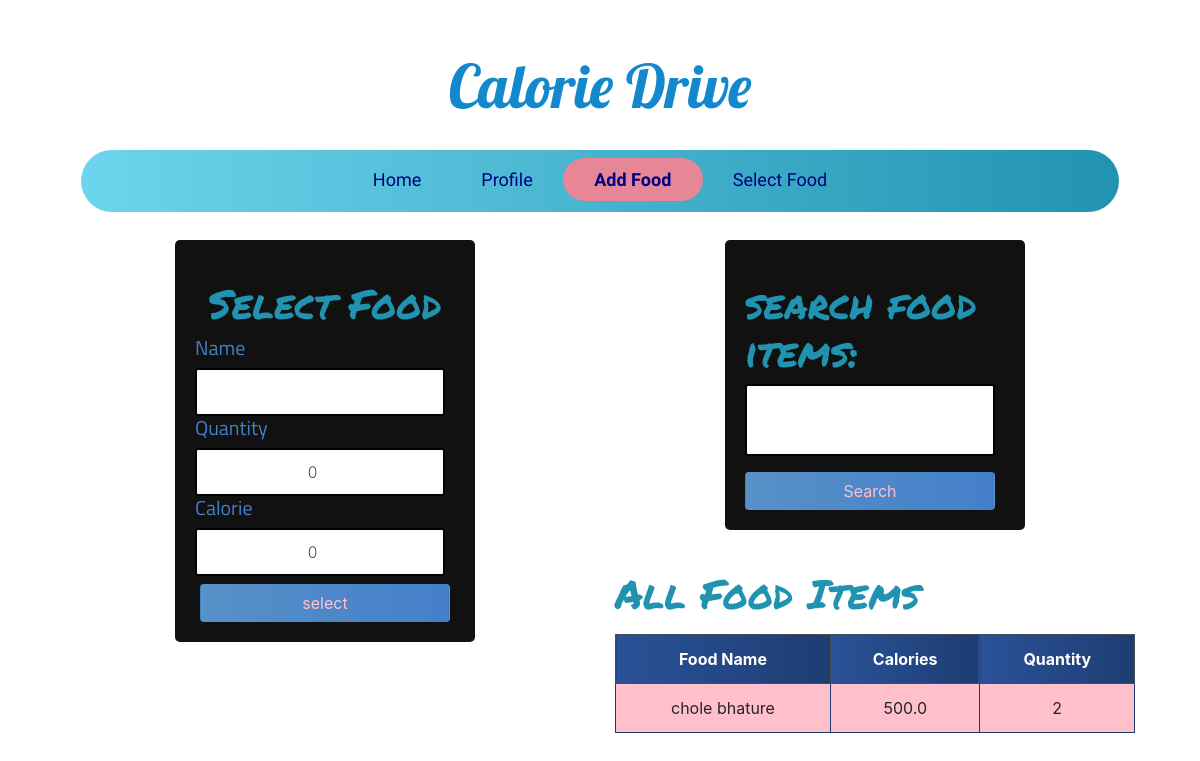
/add_food/ (signed in), run on the app's committed database.
### calories/models.py (models this page shows, shortened)
class Food(models.Model):
	name = models.CharField(max_length=200 ,null=False)
	quantity = models.PositiveIntegerField(null=False,default=0)
	calorie = models.FloatField(null=False,default=0)
	person_of = models.ForeignKey(User,null=True,on_delete=models.CASCADE)

### calories/views.py (the view)
# urls.py: path('add_food/',add_food,name='add_food'),
def add_food(request):
	food_items = Food.objects.filter(person_of=request.user)
	form = AddFoodForm(request.POST)
	if request.method == 'POST':
		form = AddFoodForm(request.POST)
		if form.is_valid():
			profile = form.save(commit=False)
			profile.person_of = request.user
			profile.save()
			return redirect('add_food')
	else:
		form = AddFoodForm()
	myFilter = FoodFilter(request.GET,queryset=food_items)
	food_items = myFilter.qs
	context = {'form':form,'food_items':food_items,'myFilter':myFilter}
	return render(request,'add_food.html',context)

### calories/forms.py
class AddFoodForm(forms.ModelForm):
    class Meta:
        model = Food
        fields = ('name','quantity','calorie')

### templates/add_food.html (shortened to what this page needs)
{% extends 'base.html' %}
{% block content %}
<div class="container">
<div class="row">
    <div class="col-lg-6">
    <div class="login">
        <div class="login-screen">
            <div class="app-title">
                <h1 class="headline">Select Food</h1>
            </div>
            <form method="POST" action="" class="login-form form-inline">
                {% for field in form %}
                <h5 class="form-labels">
                {{ field.label }}
                </h5>
                {{ field }}
                {% endfor %}
                <input  class="btn mt-2" type="submit" value="select">
            </form>
        </div>
    </div>
    </div>
    <div class="col-lg-6 ">
    <div class="login">
        <div class="login-screen">
              <form method="get">
                  <h1 class="headline">{{ myFilter.form }}</h1>
                  <button class="btn mt-2" type="submit">Search </button>
              </form>
        </div>
    </div>
        <h1 class="headline"> All Food Items </h1>
        <table class="table table-bordered text-center mt-3">
            <thead class="thead-dark">
                <tr>
                    <th scope="col">Food Name</th>
                    <th scope="col">Calories</th>
                    <th scope="col">Quantity</th>
                </tr>
            </thead>
            <tbody>
                {% for food in food_items %}
                <tr>
                    <td>{{ food.name }}</td>
                    <td>{{ food.calorie }}</td>
                    <td>{{ food.quantity }}</td>
                </tr>
                {% endfor %}
            </tbody>
        </table>
    </div>
</div>
</div>
{% endblock content %}

### static/css/base.css (style rules this page uses)
body { font-family: Arial; background-color: #3498DB; padding: 50px; }
.login { margin: 20px auto; width: 300px; }
.login-screen { background-color: #111; padding: 20px; border-radius: 5px }
.app-title { text-align: center; color: #777; }
.login-form { text-align: center; }
input { text-align: center; border: 2px solid #000; border-radius: 3px; font-size: 16px; font-weight: 200; padding: 10px 0; width: 250px; transition: border .5s; }
.btn { background: #457fca; background: -webkit-linear-gradient(to right, #5691c8, #457fca); background: linear-gradient(to right, #5691c8, #457fca); color:pink !important; font-size: 16px; line-height: 25px; padding: 10px 0; text-decoration: none; text-shadow: none; border-radius: 3px; box-shadow: none; transition: 0.25s; display: block; width: 250px; margin: 0 auto; }
th { background: #1e3c72; background: -webkit-linear-gradient(to right, #2a5298, #1e3c72); background: linear-gradient(to right, #2a5298, #1e3c72); }
.headline { font-family: 'Permanent Marker', cursive; padding-top:20px; color: #2193b0; color: -webkit-linear-gradient(to right, #6dd5ed, #2193b0); color: linear-gradient(to right, #6dd5ed, #2193b0); }
.table { background-color: pink; color: #18AD7C; }
table.table-bordered > thead > tr > th { border:1px solid #1e3c72; }
table.table-bordered > tbody > tr > td { border:1px solid #1e3c72; }
.form-labels { font-family: 'Titillium Web', sans-serif; color:#457fca; }

### data on the page
Food: name "chole bhature", calorie "500.0", quantity "2"

### other printed values
{{ field.label }} "Name" "Quantity" "Calorie"
